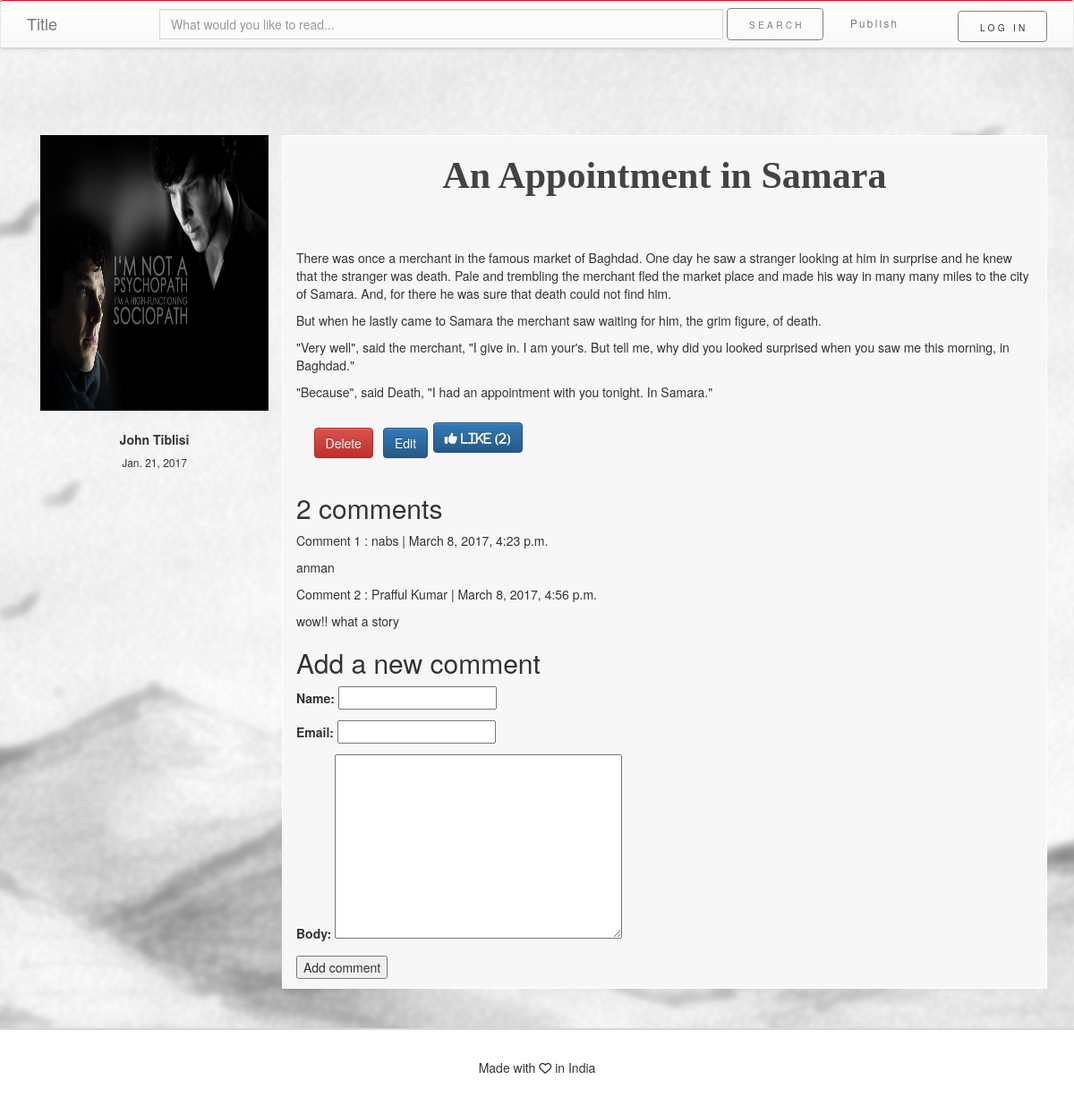
Page /feed/17/ on the committed database.
### feed/models.py (models this page shows, shortened)
class story(models.Model):
	author = models.CharField(max_length=250)
	story_title = models.CharField(max_length=250)
	date = models.DateField(_("Date"), default=date.today)
	genre = models.CharField(max_length=100)
	story_logo = models.FileField()
	content = models.TextField(max_length=15000)
	likes = models.PositiveIntegerField(default=0)

class comment(models.Model):
	story = models.ForeignKey(story, related_name='comments')
	name = models.CharField(max_length=80)
	email = models.EmailField()
	body = models.TextField()
	created = models.DateTimeField(auto_now_add=True)
	updated = models.DateTimeField(auto_now=True)
	active = models.BooleanField(default=True)
	class Meta:
		ordering = ('created',)

### feed/views.py (the view)
# urls.py: url(r'^(?P<pk>[0-9]+)/$', views.story_detail, name='read'),
def story_detail(request, pk):
	story_obj = get_object_or_404(story, pk=pk)
	comments = story_obj.comments.filter(active=True)
	if request.method == 'POST':
		comment_form = CommentForm(data=request.POST)
		if comment_form.is_valid():
			new_comment = comment_form.save(commit=False)
			new_comment.story = story_obj
			new_comment.save()
	else:
		comment_form = CommentForm()
	return render(request, 'feed/detail.html', {'story': story_obj, 'comments': comments, 'comment_form': comment_form})

### feed/forms.py
class CommentForm(forms.ModelForm):
	class Meta:
		model = comment
		fields = ('name','email','body')

### feed/templates/feed/detail.html (shortened to what this page needs)
{% extends 'feed/base.html' %}
		{% block body %}
	<div class="container">
	<section>
	  <div class="col-lg-12">
		<div class="main-container">
			<div class="row">
			    <div class="col-sm-3 img-section">
                    <div class="center">
                        <img class="story-pic" src="{{ story.story_logo.url }}" />
                        <h5><br/> <b>{{ story.author }}</b> </h5>
                        <h6>{{ story.date }}</h6>
                    </div>
                </div>
				<div class="col-sm-9 writing-section">
					<h2 class="story_title"><b>{{ story.story_title }}<br><br></b></h2>
					<p class="story_content">{{ story.content|linebreaks }}</p>
                    <div class="stack">
                      <button class="btn-danger btn btn-padding" data-toggle="modal" data-target="#confirm-delete">
                        Delete
                      </button>
                      <form action="{% url 'feed:story-edit' story.id %}" method="get">
                    <button class="btn btn-primary btn-padding">Edit</button>
                      </form>
                      <form action="{% url 'feed:like' story.id %}" method="get">
                      <button class="btn btn-block btn-primary"><i class="fa fa-thumbs-up"> Like ({{ story.likes }})</i> </button>
                      </form>
                    </div>
 {% with comments.count as total_comments %}
<h2>{{ total_comments }} comment{{total_comments|pluralize }}</h2>
{% endwith %}
{% for comment in comments %}
    <div class="comment">
        <p class="info">
            Comment {{ forloop.counter }} : {{comment.name }} |
            {{ comment.created }}
        </p>
        {{ comment.body|linebreaks }}
    </div>
    {% empty %}
    <p>There are no comments yet.</p>
    {% endfor %}
    {% if new_comment %}
        <h2>Your comment has been added.</h2>
    {% else %}
        <h2>Add a new comment</h2>
        <form action="." method="post">
            {{ comment_form.as_p }}
            <p><input type="submit" value="Add comment"></p>
        </form>
    {% endif %}
                </div>
			</div>
		</div>
	</section>
	</div>
		{% endblock %}

### feed/templates/feed/base.html (shortened to what this page needs)
<!DOCTYPE html>
<html lang="en">
	<head>
		{% load staticfiles %}
		<link rel="stylesheet" type="text/css" href="{% static 'feed/css/bootstrap.min.css' %}">
		<link rel="stylesheet" type="text/css" href="{% static 'feed/css/bootstrap-theme.min.css' %}">
		<link rel="stylesheet" type="text/css" href="{% static 'feed/css/style.css' %}">
		<link rel="stylesheet" type="text/css" href="{% static 'feed/css/form.css' %}">
	</head>
	<body class="background" background="{% static 'feed/images/new.jpg' %}">
		<nav class="navbar fixed-nav-bar navbar-default">
			<div class="container-fluid">
				<div class="navbar-header">
					<a href="{% url 'feed:index' %}" class="navbar-brand">Title</a>
				</div>
				<div class="collapse navbar-collapse" id="mainNavBar">
					<ul class="nav navbar-nav">
						<form class="navbar-form navbar-left">
							<input class="form-control form-search" role="search" autocomplete="off" name="q" action="#" placeholder="What would you like to read..." />
							<button class="btn search" type="search">Search</button>
						</form>
						<li class="nav-contents"><a href="{% url 'feed:story-publish' %}">Publish</a></li>
					</ul>
					<ul class="nav navbar-nav navbar-right">
						<li>
							<div class="nav pull-right">
								<button type="button" class="login" data-toggle="modal" data-target="#popUp">Log In</button>
							</div>
						</li>
					</ul>
				</div>
			</div>
		</nav>
	{% block body %}
	{% endblock %}
	</body>
	<footer class="footer">
			<div class="footer-container">
				<p>Made with <i class="fa fa-heart-o" aria-hidden="true"></i> in India</p>
			</div>
	</footer>
</html>

### feed/static/feed/css/style.css (style rules this page uses)
html { position: relative; min-height: 100%; padding:0; margin:0; }
html, head, title, body, nav, form, button, footer, span, section { display: block; }
img { max-width: 100%; max-height: 100%; }
.background { background-size: cover; -webkit-background-origin:border; height: 100%; background-attachment:fixed; background-repeat:no-repeat; background-position:center; }
.pull-right { padding-top:.75em; }
.navbar-default { padding-left: 1em; padding-right: 1em; border-top:solid .1em #ff001f; width:100%; border-bottom:solid rgb(215,215,215) .2em; position:relative; }
.form-search { margin-left: 6.0em; width:45.0em !important; background:rgb(252,252,252); border:solid rgb(215,215,215) .1em; border-radius: 0 0 0 0; }
.search { border:solid #808080 .1em; color: #808080; background-color: transparent; -moz-appearance: none; -webkit-appearance: none; -ms-appearance: none; appearance: none; -moz-transition: box-shadow 0.2s ease-in-out, background-color 0.2s ease-in-out, color 0.2s ease-in-out; -webkit-transition: box-shadow 0.2s ease-in-out, background-color 0.2s ease-in-out, color 0.2s ease-in-out; -ms-transition: box-shadow 0.2s ease-in-out, background-color 0.2s ease-in-out, color 0.2s ease-in-out; transition: box-shadow 0.2s ease-in-out, background-color 0.2s ease-in-out, color 0.2s ease-in-out; border-radius: .4em; background-color: transparent; cursor: pointer; display: inline-block; font-weight: 400; height: 3.5em; line-height: 3.5em; padding: 0 2em 0 2.375em; text-align: center; text-decoration: none; #fff-space: nowrap; text-transform: uppercase; letter-spacing: 0.325em; font-size: 0.725em; }
.login { -moz-appearance: none; -webkit-appearance: none; -ms-appearance: none; appearance: none; -moz-transition: box-shadow 0.2s ease-in-out, background-color 0.2s ease-in-out, color 0.2s ease-in-out; -webkit-transition: box-shadow 0.2s ease-in-out, background-color 0.2s ease-in-out, color 0.2s ease-in-out; -ms-transition: box-shadow 0.2s ease-in-out, background-color 0.2s ease-in-out, color 0.2s ease-in-out; transition: box-shadow 0.2s ease-in-out, background-color 0.2s ease-in-out, color 0.2s ease-in-out; border-radius: .4em; border: solid #808080 .1em; background-color: transparent; cursor: pointer; display: inline-block; font-weight: 400; height: 3.5em; line-height: 3.5em; padding: 0 2em 0 2.375em; text-align: center; text-decoration: none; #fff-space: nowrap; text-transform: uppercase; letter-spacing: 0.325em; font-size: 0.725em; }
body { max-height: 100%; max-width: 100%; margin-bottom: 6.0em; }
.footer { position: absolute; bottom: 0; width: 100%; height: ; line-height: 6em; background-color: #fff; text-align: center; border-top: solid rgb(215,215,215) .2em; }
.fixed-nav-bar { position:fixed; top:0; left:0; z-index:9999; }
.container { margin-top: 10.0em; margin-bottom: 10.0em; }
.writing-section { background-color:rgb(247,247,247); border:solid .1em #fff; }
.story_title { font: 3em georgia; color: rgb(67,67,67); text-align: center; }
.story_content { font: 1em tahoma; text-align: justify; color: rgb(67,67,67); }
.story-pic { height: 22.0em; width: 19.0em; border:solid .2em #000; }
.center { text-align:center; }
.nav-contents { font-style: tahoma ; letter-spacing: 0.2em; line-height: 3.5em; font-size: 0.829em; }
.stack { display: inline-flex; margin: 1em; }
.btn-padding { margin: .4em; }

### rows in the picture
story: story_logo (picture), author "John Tiblisi", date "Jan. 21, 2017", story_title "An Appointment in Samara", content "There was once a merchant in the famous market of Baghdad. One day he saw a stranger looking at him in surprise and he knew that the stranger was death. Pale and trembling the merchant fled the market place and made his way in many many miles to the city of Samara. And, for there he was sure that death could not find him. But when he lastly came to Samara the merchant saw waiting for him, the grim figure, of death. \"Very well\", said the merchant, \"I give in. I am your's. But tell me, why did you looked surprised when you saw me this morning, in Baghdad.\" \"Because\", said Death, \"I had an appointment with you tonight. In Samara.\"", likes "2"
comment: name "nabs", created "March 8, 2017, 4:23 p.m.", body "anman"
comment: name "Prafful Kumar", created "March 8, 2017, 4:56 p.m.", body "wow!! what a story"

### other values in the picture
{{ total_comments }} "2"
